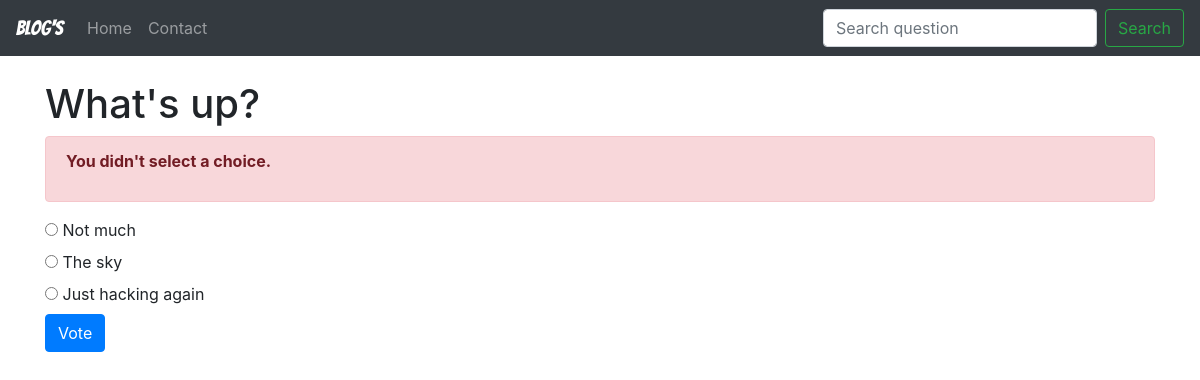
The page /polls/1/vote/ on the database its author committed.
### polls/models.py (models this page shows, shortened)
class Question(models.Model):
    question_text = models.CharField(max_length=200)
    pub_date = models.DateTimeField('date published')

class Choice(models.Model):
    question = models.ForeignKey(Question, on_delete=models.CASCADE)
    choice_text = models.CharField(max_length=200)
    votes = models.IntegerField(default=0)

### polls/views.py (the view)
# urls.py: path('<int:question_id>/vote/', views.vote, name='vote'),
def vote(request, question_id):
    question = get_object_or_404(Question, pk=question_id)
    try:
        selected_choice = question.choice_set.get(pk=request.POST['choice'])
    except (KeyError, Choice.DoesNotExist):
        return render(request, 'polls/detail.html', {
            'question': question,
            'error_message': "You didn't select a choice.",
        })
    else:
        selected_choice.votes += 1
        selected_choice.save()
        return HttpResponseRedirect(reverse('polls:results', args=(question.id,)))

### polls/templates/polls/detail.html (shortened to what this page needs)
{% extends 'shared/base.html' %}
{% block content %}
<h1>{{ question.question_text }}</h1>
{% if error_message %}
    <div class="alert alert-danger" role="alert">
        <p><strong>{{ error_message }}</strong></p>
    </div>
{% endif %}
<form action="{% url 'polls:vote' question.id %}" method="post">
    {% for choice in question.choice_set.all %}
        <input type="radio" name="choice" id="choice{{ forloop.counter }}" value="{{ choice.id }}">
        <label for="choice{{ forloop.counter }}">{{ choice.choice_text }}</label><br>
    {% endfor %}
    <input class="btn btn-primary" type="submit" value="Vote">
</form>
{% endblock content %}

### rows shown on the page
Question: question_text "What's up?"
Choice: choice_text "Not much"
Choice: choice_text "The sky"
Choice: choice_text "Just hacking again"

### other values the page prints
{{ error_message }} "You didn't select a choice."
